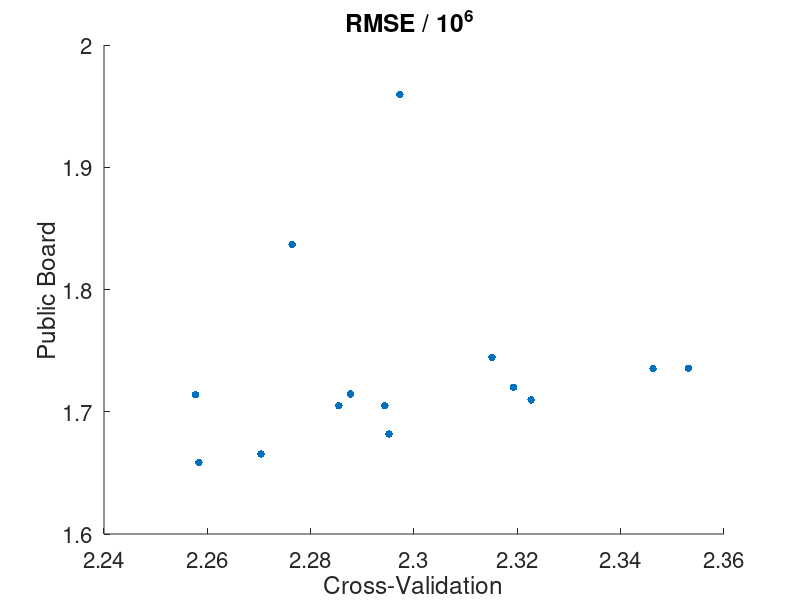

Write the MATLAB code that produced this figure.
#!/usr/bin/env octave -qf

figure('visible','off');

s = load('scores.txt');
s = s / 1e6;
scatter(s(:,1), s(:,2), 30, 'filled');

title('RMSE / 10^6 ', 'FontSize', 16, 'FontWeight', 'bold', 'FontName', 'Helvetica');
xlabel('Cross-Validation', 'FontSize', 16, 'FontName', 'Helvetica');
ylabel('Public Board', 'FontSize', 16, 'FontName', 'Helvetica');

ylim([1.6 2.0])

set(gca, 'FontSize', 16, 'FontName', 'Helvetica');

print -depsc scores.eps